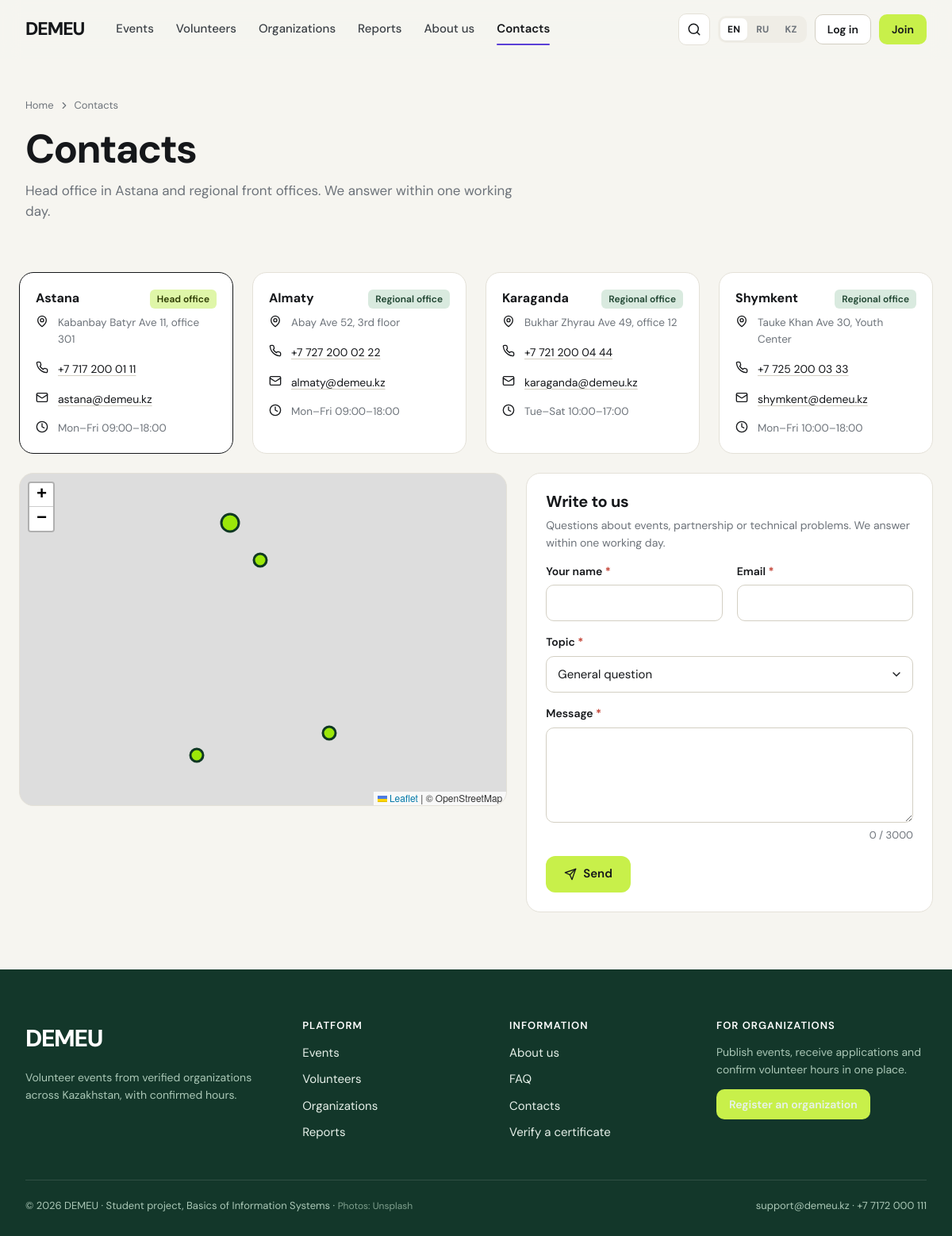
Screenshot of /contacts with the database file from the repository.
### tables this page shows
CREATE TABLE cities (
    city_id     INTEGER PRIMARY KEY,
    name_en     TEXT NOT NULL UNIQUE,
    name_ru     TEXT NOT NULL,
    name_kk     TEXT NOT NULL,
    region_en   TEXT NOT NULL,
    lat         REAL,
    lng         REAL
);

CREATE TABLE offices (
    office_id INTEGER PRIMARY KEY,
    city_id   INTEGER NOT NULL REFERENCES cities(city_id) ON DELETE RESTRICT,
    is_head   INTEGER NOT NULL DEFAULT 0 CHECK (is_head IN (0,1)),
    address   TEXT NOT NULL,
    phone     TEXT NOT NULL,
    email     TEXT NOT NULL,
    hours     TEXT NOT NULL,
    lat       REAL NOT NULL,
    lng       REAL NOT NULL
);

### demeu/public.py (the view, shortened to what this page needs)
@bp.route("/contacts", methods=["GET", "POST"])
def contacts():
    offices = query("""SELECT o.*, c.name_en AS city_name_en, c.name_ru AS city_name_ru, c.name_kk AS city_name_kk
                       FROM offices o JOIN cities c USING (city_id) ORDER BY o.is_head DESC, c.name_en""")
    f, errors = {}, Errors()
    if g.user and request.method == "GET":
        f["email"] = g.user["email"]
        person = g.volunteer or g.coordinator
        f["name"] = person["full_name"] if person else ""
    return render_template("public/contacts.html", offices=offices, f=f, errors=errors)

### demeu/core.py (called while the page is built, shortened)
def get_lang():
    lang = session.get("lang")
    if lang in LANGS:
        return lang
    best = request.accept_languages.best_match(["en", "ru", "kk"]) if request else None
    return best or "en"

def _(key, **params):
    entry = TRANSLATIONS.get(key)
    if entry is None:
        text = key
    else:
        lang = g.get("lang", "en")
        text = entry.get(lang) or entry.get("en") or key
    if params:
        try:
            text = text.format(**params)
        except (KeyError, IndexError):
            pass
    return text

def loc(row, field):
    if row is None:
        return ""
    lang = g.get("lang", "en")
    keys = row.keys() if hasattr(row, "keys") else row
    for k in (f"{field}_{lang}", f"{field}_en", field):
        if k in keys and row[k]:
            return row[k]
    return ""

def fmt_phone(value):
    v = value or ""
    if len(v) == 12 and v.startswith("+7"):
        return f"+7 {v[2:5]} {v[5:8]} {v[8:10]} {v[10:12]}"
    return v

def load_user():
    g.user = g.volunteer = g.coordinator = g.org = None
    uid = session.get("uid")
    if not uid:
        return

def csrf_token():
    tok = session.get("csrf")
    if not tok:
        tok = secrets.token_urlsafe(32)
        session["csrf"] = tok
    return tok

def csrf_field():
    return Markup(f'<input type="hidden" name="csrf_token" value="{csrf_token()}">')

def check_csrf():
    if request.method == "POST" and not current_app.config.get("TESTING_NO_CSRF"):
        sent = request.form.get("csrf_token") or request.headers.get("X-CSRF-Token")
        if not sent or not secrets.compare_digest(sent, session.get("csrf", "")):
            abort(400, description="CSRF token missing or invalid")

def unread_count():
    if not g.get("user"):
        return 0
    return scalar("SELECT COUNT(*) FROM notifications WHERE user_id=? AND is_read=0",
                  (g.user["user_id"],))

### demeu/db.py (called while the page is built)
def get_db():
    if "db" not in g:
        conn = sqlite3.connect(current_app.config["DATABASE"], timeout=10,
                               isolation_level=None)
        conn.row_factory = sqlite3.Row
        conn.execute("PRAGMA foreign_keys = ON")
        g.db = conn
    return g.db

def query(sql, args=(), one=False):
    cur = get_db().execute(sql, args)
    rows = cur.fetchall()
    cur.close()
    return (rows[0] if rows else None) if one else rows

### demeu/templates/public/contacts.html (shortened to what this page needs)
{% extends "base.html" %}
{% from "partials/macros.html" import field_error %}
{% block head %}
<link rel="stylesheet" href="https://unpkg.com/leaflet@1.9.4/dist/leaflet.css">
{% endblock %}
{% block content %}
<section class="page-head">
  <div class="wrap">
    <div class="crumbs"><a href="{{ url_for('public.home') }}">{{ _('home') }}</a>{{ icon('chevron-right', 14) }}<span>{{ _('nav_contacts') }}</span></div>
    <h1>{{ _('contacts_title') }}</h1><p>{{ _('contacts_subtitle') }}</p>
  </div>
</section>
<div class="wrap" style="padding:32px 24px 72px">
  <div class="grid grid-4">
    {% for o in offices %}
    <div class="card office {{ 'head' if o.is_head }}">
      <div class="row between mb-1"><b>{{ loc(o, 'city_name') }}</b>{% if o.is_head %}<span class="tag tone-mint">{{ _('head_office') }}</span>{% else %}<span class="tag tone-sage">{{ _('regional_office') }}</span>{% endif %}</div>
      <div class="kv small">
        <div>{{ icon('map-pin', 16) }}<span>{{ o.address }}</span></div>
        <div>{{ icon('phone', 16) }}<a href="tel:{{ o.phone }}">{{ o.phone|phone }}</a></div>
        <div>{{ icon('mail', 16) }}<a href="mailto:{{ o.email }}">{{ o.email }}</a></div>
        <div>{{ icon('clock', 16) }}<span>{{ o.hours }}</span></div>
      </div>
    </div>
    {% endfor %}
  </div>
  <div class="grid contact-grid mt-3">
    <div class="map" id="map">
    </div>
    <div class="card card-pad">
      <h3>{{ _('write_to_us') }}</h3>
      <p class="small muted">{{ _('write_to_us_text') }}</p>
      <form method="post" novalidate>
        <div class="form-grid">
          <div class="field {{ 'has-error' if errors.name }}"><label class="req" for="c-name">{{ _('your_name') }}</label>
            <input class="input" id="c-name" name="name" value="{{ f.name or '' }}" maxlength="120" required>{{ field_error(errors, 'name') }}</div>
          <div class="field {{ 'has-error' if errors.email }}"><label class="req" for="c-email">Email</label>
            <input class="input" id="c-email" type="email" name="email" value="{{ f.email or '' }}" maxlength="120" required>{{ field_error(errors, 'email') }}</div>
          <div class="field span-2 {{ 'has-error' if errors.topic }}"><label class="req" for="c-topic">{{ _('topic') }}</label>
            <select class="select" id="c-topic" name="topic">
              {% for t in ['general','volunteer','organization','technical','partnership'] %}<option value="{{ t }}" {{ 'selected' if f.topic == t }}>{{ _('topic_' ~ t) }}</option>{% endfor %}
            </select></div>
          <div class="field span-2 {{ 'has-error' if errors.message }}"><label class="req" for="c-msg">{{ _('message') }}</label>
            <textarea class="textarea" id="c-msg" name="message" maxlength="3000" required>{{ f.message or '' }}</textarea>{{ field_error(errors, 'message') }}</div>
        </div>
        <button class="btn btn-primary mt-2" type="submit">{{ icon('send', 16) }} {{ _('send') }}</button>
      </form>
    </div>
  </div>
</div>
{% endblock %}

### rows the page displays
offices: address "Kabanbay Batyr Ave 11, office 301", phone "+7 717 200 01 11", email "astana@demeu.kz", hours "Mon–Fri 09:00–18:00"
cities: name_en "Astana"
offices: address "Abay Ave 52, 3rd floor", phone "+7 727 200 02 22", email "almaty@demeu.kz", hours "Mon–Fri 09:00–18:00"
cities: name_en "Almaty"
offices: address "Bukhar Zhyrau Ave 49, office 12", phone "+7 721 200 04 44", email "karaganda@demeu.kz", hours "Tue–Sat 10:00–17:00"
cities: name_en "Karaganda"
offices: address "Tauke Khan Ave 30, Youth Center", phone "+7 725 200 03 33", email "shymkent@demeu.kz", hours "Mon–Fri 10:00–18:00"
cities: name_en "Shymkent"

### other values shown
{{ LANG_LABELS[code] }} "EN" "RU" "KZ"
{{ 2026 }} "2026"
form field topic "General question"
